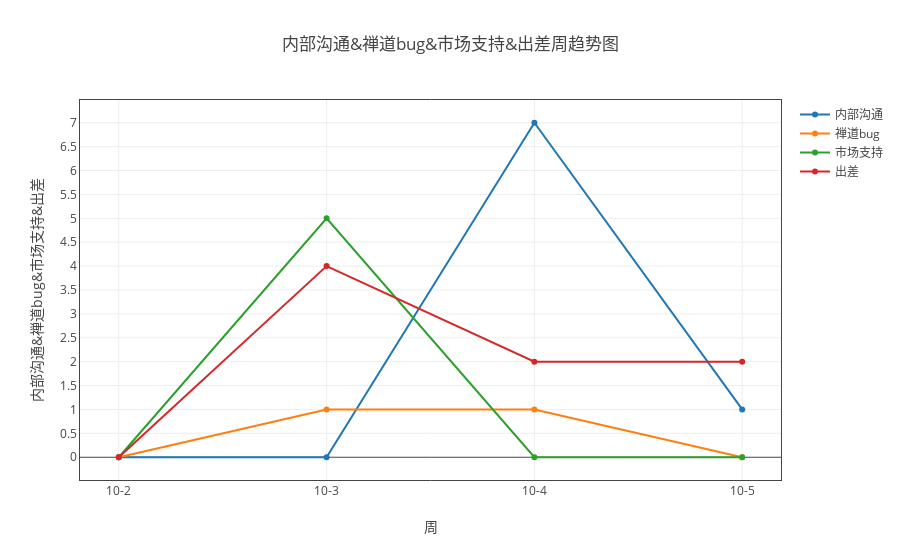

Write notebook code for a chart like this one.
### Markdown cell above
#### 内部沟通、市场支持、出差和禅道bug

### Code cell
ss=myModule.format(all_dict ,"日期" ,['内部沟通','市场支持', '出差', '禅道bug'])
tt = myModule.myPlot(ss.groupby('sum'))
tt.plot('line')

### Figure 1 — Plotly figure (JSON) as saved in the notebook; plotly's stock layout.template omitted (floating-point values rounded to 4 significant figures)
{"data": [{"name": "内部沟通", "type": "scatter", "uid": "101702c4-e18c-11e8-8ddb-a41f72875c19", "x": ["10-2", "10-3", "10-4", "10-5"], "y": [0, 0, 7, 1]}, {"name": "禅道bug", "type": "scatter", "uid": "101702c5-e18c-11e8-8ddb-a41f72875c19", "x": ["10-2", "10-3", "10-4", "10-5"], "y": [0, 1, 1, 0]}, {"name": "市场支持", "type": "scatter", "uid": "101702c6-e18c-11e8-8ddb-a41f72875c19", "x": ["10-2", "10-3", "10-4", "10-5"], "y": [0, 5, 0, 0]}, {"name": "出差", "type": "scatter", "uid": "101702c7-e18c-11e8-8ddb-a41f72875c19", "x": ["10-2", "10-3", "10-4", "10-5"], "y": [0, 4, 2, 2]}], "layout": {"title": "内部沟通&禅道bug&市场支持&出差周趋势图", "xaxis": {"mirror": "all", "nticks": 20, "showgrid": true, "showline": true, "title": "周", "type": "category", "zeroline": true}, "yaxis": {"mirror": "all", "nticks": 20, "showgrid": true, "showline": true, "title": "内部沟通&禅道bug&市场支持&出差", "zeroline": true}}}
